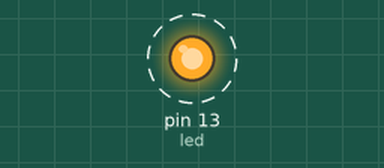
This sketch was run on a simulated Arduino Uno, built with avr-gcc and run on an emulated ATmega328P. On the bench: output pins drawn as LEDs (lit = HIGH). Dashed ring = blinking.

Above: at 0.5 s.
Timing chart, 0 to 3.0 s (numbered marks = the images above):
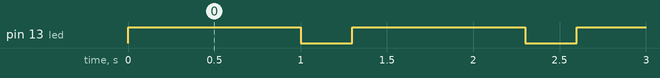

Measured:
- by itself, pin 13 (led): alternates HIGH for 1.0 s and LOW for 0.30 s

The sketch:

Blink.ino
```cpp
int led = 13;

void setup() {
  Serial.begin(9600);
  pinMode(led, OUTPUT);
}

void loop() {
  digitalWrite(led, HIGH);
  delay(1000);
  digitalWrite(led, LOW);
  delay(300);
}
```
